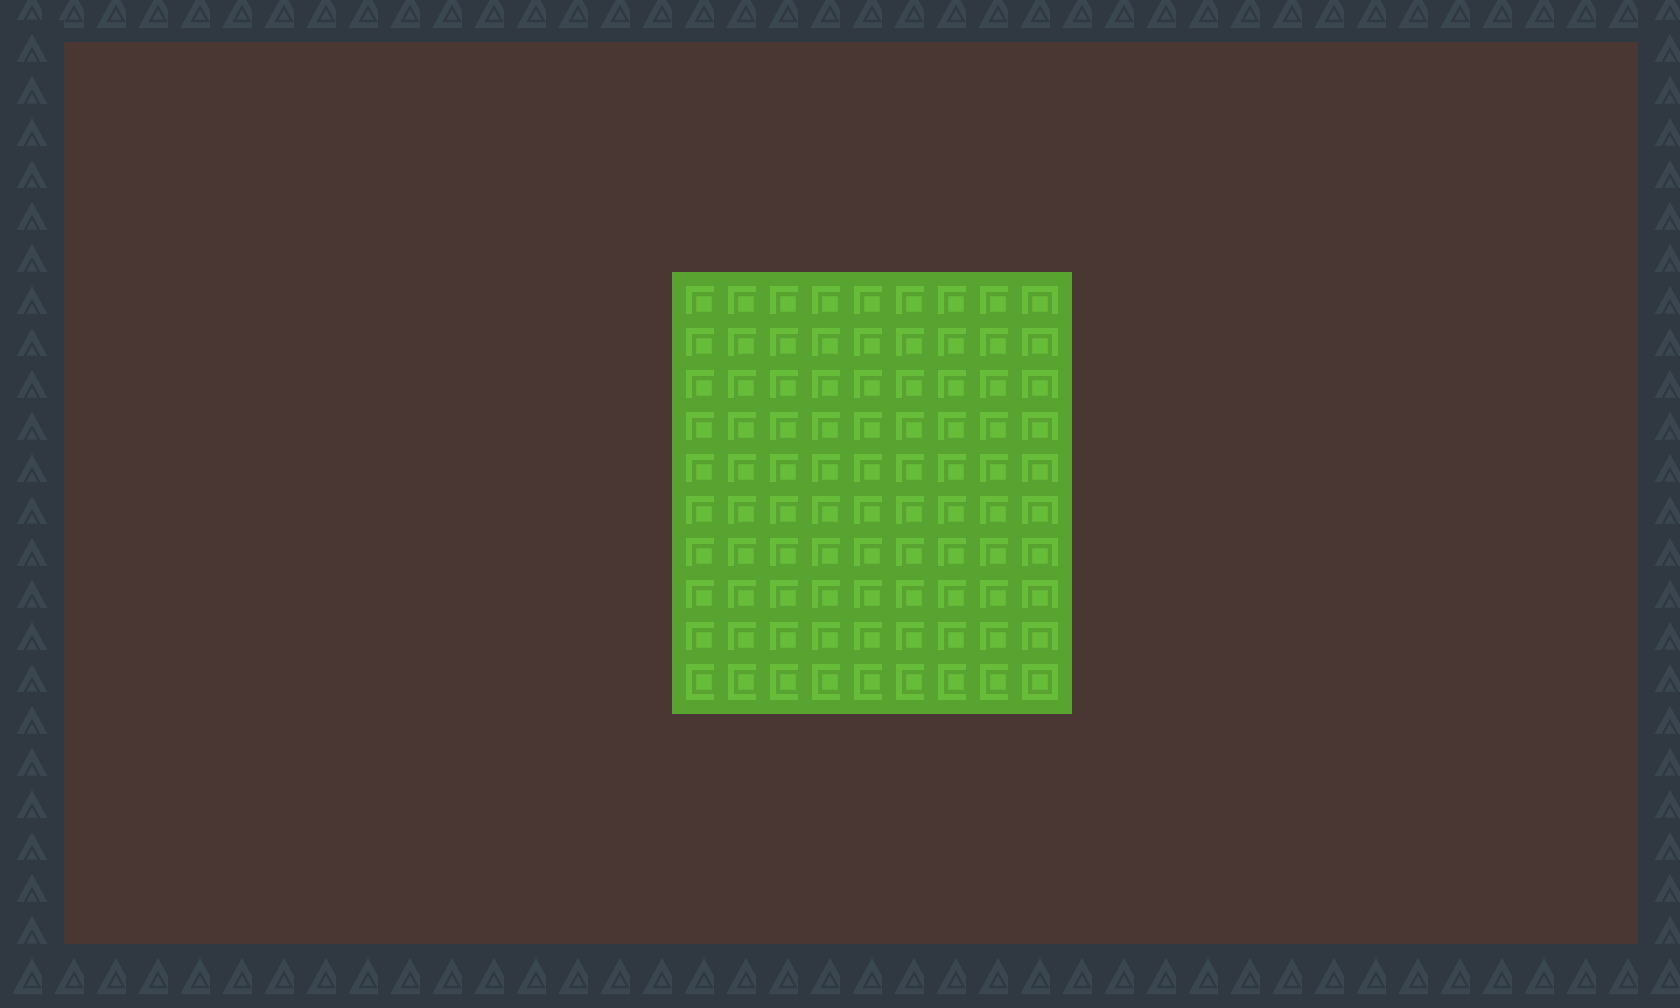

A level layout from a 2D game, rendered from its tile map. Below: a short description, then the map file with tile-grid data replaced by summaries:
An orthogonal 40x24 tile map with 42x42 px tiles, 2 tile layers (Background, walls).

<map version="1.0" orientation="orthogonal" renderorder="right-down" width="40" height="24" tilewidth="42" tileheight="42" nextobjectid="1">
 <tileset firstgid="1" name="tilesheet_complete" tilewidth="64" tileheight="64" tilecount="264" columns="22">
  <image source="../img/tilesheet_complete.png" width="1408" height="768" />
 </tileset>
 <layer name="Background" width="40" height="24">
  <data>[960 cells, 960 non-empty, 1 distinct tile ids]</data>
 </layer>
 <layer name="walls" width="40" height="24">
  <data>[960 cells, 214 non-empty, 2 distinct tile ids]</data>
 </layer>
</map>
